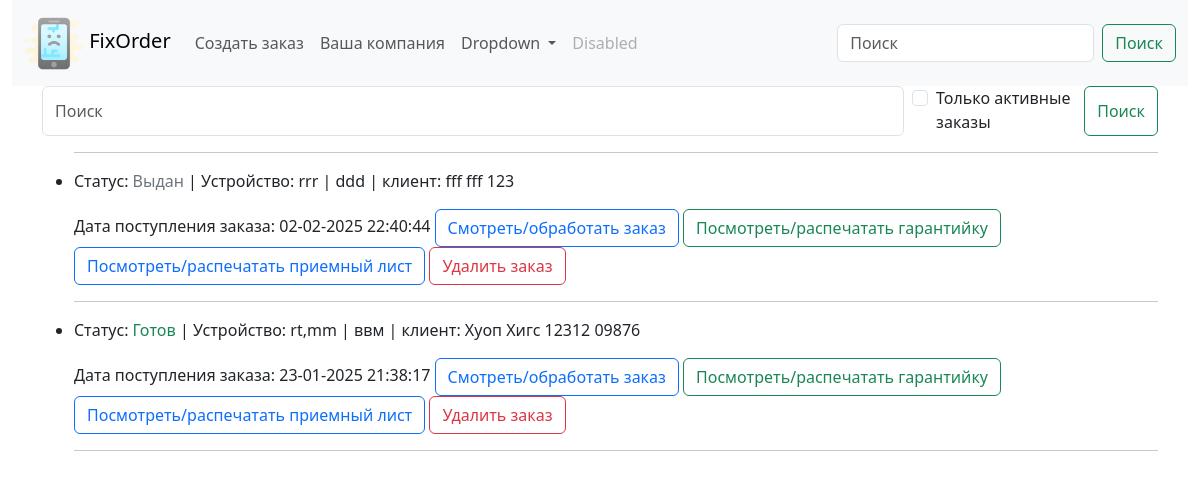
Before: / with the older database file.
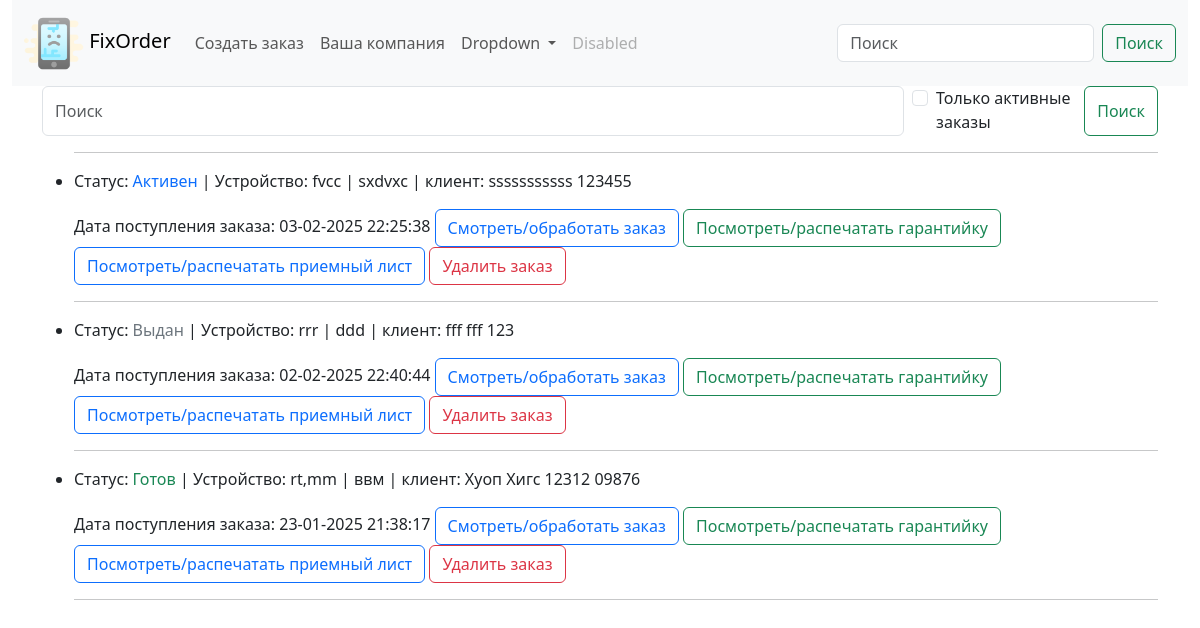
After: the same page with the newer database file.
### fixorder/models.py (models this page shows, shortened)
class Order(models.Model):
    client_name = models.CharField(max_length=255, unique=True, db_index=True, verbose_name='ФИО клиента')
    client_phone = models.CharField(max_length=20, db_index=True, verbose_name='Контактный номер')
    client_telegram = models.CharField(max_length=40, blank=True, null=True, verbose_name='Telegram клиента')
    client_viber = models.CharField(max_length=20, blank=True, null=True, verbose_name='Viber клиента')
    client_whatsapp = models.CharField(max_length=20, blank=True, null=True, verbose_name='Whattsapp клиента')
    time_create = models.DateTimeField(auto_now_add=True)
    time_update = models.DateTimeField(auto_now=True)
    time_demand = models.DateField(blank=True, null=True, verbose_name='Срок ремонта')
    time_away = models.DateTimeField(null=True, blank=True, verbose_name='Дата выдачи')
    device = models.CharField(max_length=255, verbose_name='Устройство')
    defect = models.TextField(max_length=400, verbose_name='Неисправность')
    device_password = models.CharField(max_length=50, blank=True, null=True, verbose_name='Пароль')
    device_exterior = models.TextField(max_length=400, blank=True, null=True, verbose_name='Внешний вид')
    initial_price = models.CharField(max_length=10, blank=True, null=True, verbose_name='Ориентировочная стоимость ремонта')
    prepaid = models.FloatField(max_length=10, blank=True, null=True, verbose_name='Предоплата')
    notes = models.TextField(max_length=500, blank=True, null=True, verbose_name='Заметки')
    total_price = models.DecimalField(max_digits=10, decimal_places=2, blank=True, default=0, verbose_name='Итоговая стоимость')
    work = models.CharField(max_length=255, blank=True, null=True, verbose_name='Выполненная работа')
    work_price = models.DecimalField(max_digits=10, decimal_places=2, blank=True, null=True, verbose_name='Цена')
    work_warranty = models.FloatField(max_length=2, blank=True, null=True, verbose_name='Выполненная работа')
    work1 = models.CharField(max_length=255, blank=True, null=True, verbose_name='Выполненная работа')
    work_price1 = models.DecimalField(max_digits=10, decimal_places=2, blank=True, null=True, verbose_name='Цена')
    work_warranty1 = models.FloatField(max_length=2, blank=True, null=True, verbose_name='Гарантия')
    work2 = models.CharField(max_length=255, blank=True, null=True, verbose_name='Выполненная работа')
    work_price2 = models.DecimalField(max_digits=10, decimal_places=2, blank=True, null=True, verbose_name='Цена')
    work_warranty2 = models.FloatField(max_length=2, blank=True, null=True, verbose_name='Гарантия')
    work3 = models.CharField(max_length=255, blank=True, null=True, verbose_name='Выполненная работа')
    work_price3 = models.DecimalField(max_digits=10, decimal_places=2, blank=True, null=True, verbose_name='Цена')
    work_warranty3 = models.FloatField(max_length=2, blank=True, null=True, verbose_name='Гарантия')
    work4 = models.CharField(max_length=255, blank=True, null=True, verbose_name='Выполненная работа')
    work_price4 = models.DecimalField(max_digits=10, decimal_places=2, blank=True, null=True, verbose_name='Цена')
    work_warranty4 = models.FloatField(max_length=2, blank=True, null=True, verbose_name='Гарантия')
    work5 = models.CharField(max_length=255, blank=True, null=True, verbose_name='Выполненная работа')
    work_price5 = models.DecimalField(max_digits=10, decimal_places=2, blank=True, null=True, verbose_name='Цена')
    work_warranty5 = models.FloatField(max_length=2, blank=True, null=True, verbose_name='Гарантия')
    work6 = models.CharField(max_length=255, blank=True, null=True, verbose_name='Выполненная работа')
    work_price6 = models.DecimalField(max_digits=10, decimal_places=2, blank=True, null=True, verbose_name='Цена')
    work_warranty6 = models.FloatField(max_length=2, blank=True, null=True, verbose_name='Гарантия')
    status = models.ForeignKey(OrderStatus, on_delete=models.DO_NOTHING, default = 4, related_name='related_order', verbose_name='Статус ремонта')
    conclusion = models.TextField(max_length=500, blank=True, null=True, verbose_name='Заключение мастера')
    remain_to_pay = models.DecimalField(max_digits=10, decimal_places=2, null=True, blank=True, default=0,
                                      verbose_name='Осталось оплатить')
    class Meta:
        verbose_name = 'Заказы'
        verbose_name_plural = 'Заказы'
        ordering = ['-time_create']
        indexes = [models.Index(fields=['-time_create'])
                   ]
    def get_absolute_url(self):
        return reverse('order', kwargs={'pk': self.pk})
    def get_warrantydoc_url(self):
        return reverse('warrantydoc', kwargs={'pk': self.pk})
    def get_commingdoc_url(self):
        return reverse('commingdoc', kwargs={'pk': self.pk})
    def get_delete_url(self):
        return reverse('delete', kwargs={'pk': self.pk})

class OrderStatus(models.Model):
    status = models.CharField(max_length=100, unique=True, db_index=True, verbose_name='Статус заказа')
    def __str__(self):
        return self.status

### fixorder/views.py (the view)
# urls.py: path('', views.Show_orderlist.as_view(), name='orderlist'),
class Show_orderlist(ListView):
    model = Order
    template_name = 'fixorder/orderlist.html'
    context_object_name = 'my_orders'
    paginate_by = 15
    extra_context = {'title': 'Главная страница', 'header': 'Ваши заказы'}
    def get_queryset(self):
        query = self.request.GET.get('q')
        checky = self.request.GET.get('cb')
        if not checky:
            if query:
                return Order.objects.filter(
                    Q(client_phone__iregex=query) | Q(device__iregex=query) | Q(client_name__iregex=query) | Q(
                        client_telegram__iregex=query))  # для PosgreSQL можно использовать __icontains
            return super().get_queryset()
        else:
            return Order.objects.filter(status__status='Активен').filter(
                    Q(client_phone__iregex=query) | Q(device__iregex=query) | Q(client_name__iregex=query) | Q(
                        client_telegram__iregex=query))

### fixorder/templates/fixorder/orderlist.html (shortened to what this page needs)
{% extends 'fixorder/base.html' %}
{% block content %}
      <form class="d-flex" role="search" method='GET'>
        <input class="form-control me-2" type="search" placeholder="Поиск" aria-label="Search" name='q' value='{{ request.GET.q }}'>
          <br>
          <div class="form-check">
            <input class="form-check-input" type="checkbox" name='cb' value="1" id="flexCheckDefault"  {% if request.GET.cb %} checked {% endif %}>
            <label class="form-check-label" for="flexCheckDefault">
            Только активные заказы
            </label>
            </div>
          <button class="btn btn-outline-success" type="submit">Поиск</button>
      </form>
<ul>
     <hr>
	{% for myo in my_orders %}
    		<li><div>
	<p>Статус: {% if myo.status.status == "Активен" %}<span class="text-primary"> {{myo.status}}</span>
         {% elif myo.status.status == "Готов" %}<span class="text-success"> {{myo.status}}</span>
        {% elif myo.status.status == "Выдан без ремонта" %}<span class="text-secondary"> {{myo.status}}</span>
        {% elif myo.status.status == "Выдан" %}<span class="text-secondary"> {{myo.status}}</span> {% endif %}
                | Устройство: {{myo.device}} | {{myo.defect}} | клиент: {{myo.client_name}} {{myo.client_phone}}
				</p>
	<p>Дата поступления заказа: {{myo.time_create|date:"d-m-Y H:i:s"}}
<a href="{{ myo.get_absolute_url }}" class="btn btn-outline-primary">Смотреть/обработать заказ</a>
<a href="{{ myo.get_warrantydoc_url }}" class="btn btn-outline-success">Посмотреть/распечатать гарантийку</a>
<a href="{{ myo.get_commingdoc_url }}" class="btn btn-outline-primary">Посмотреть/распечатать приемный лист</a>
    <a href="{{ myo.get_delete_url }}" class="btn btn-outline-danger">Удалить заказ</a>
    </p>
    </div></li>
 <hr>
	{% endfor %}
</ul>
{% endblock %}

Changed rows visible on the page:
added Order: status "Активен", device "fvcc", defect "sxdvxc", client_name "sssssssssss", client_phone "123455", time_create "03-02-2025 22:25:38"
